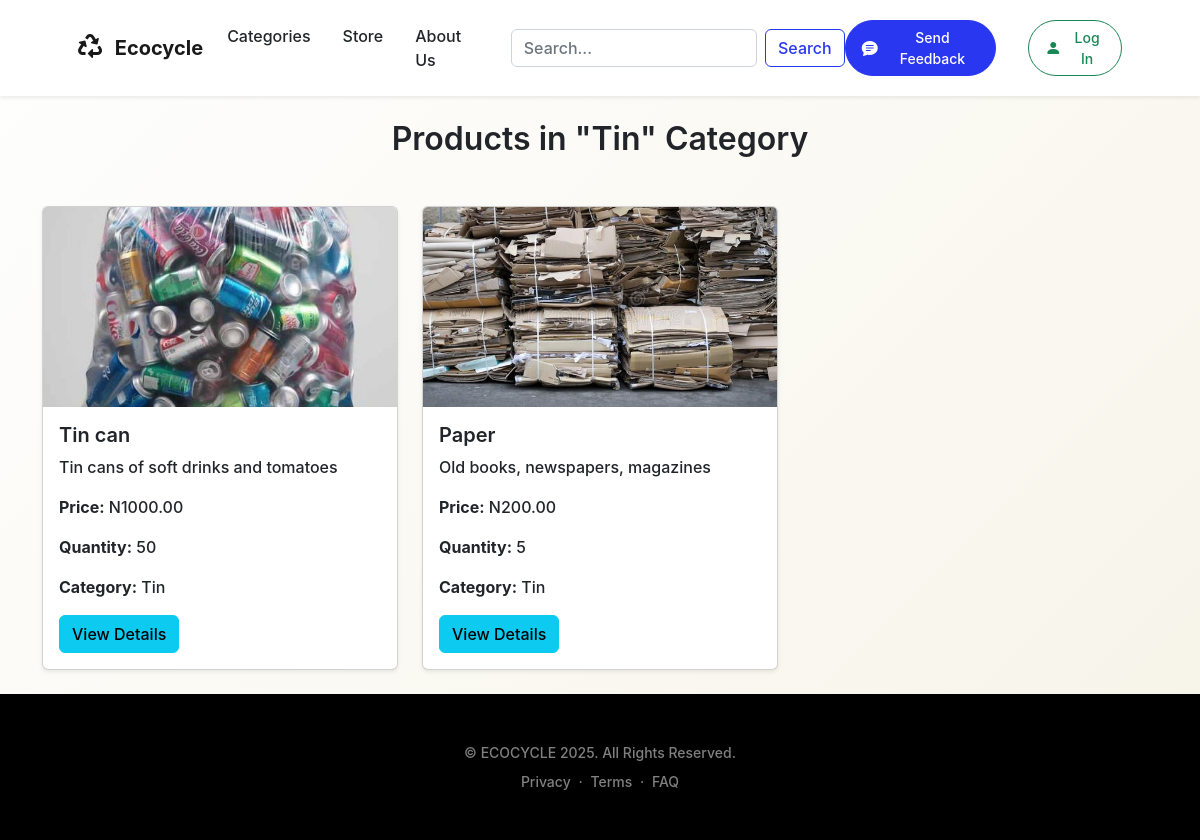
/category/tin/, run on the app's committed database.
### store/models.py (models this page shows, shortened)
class Product(models.Model):
    CATEGORY_CHOICES = [
        ('plastic', 'Plastic'),
        ('rubber', 'Rubber'),
        ('tin', 'Tin'),
        ('old_cloths', 'Old Cloths'),
        ('metal', 'Metal'),
        ('paper', 'Paper'),
        ('other', 'Other'),
    ]
    name = models.CharField(max_length=255)
    description = models.TextField()
    price = models.DecimalField(max_digits=10, decimal_places=2)
    quantity = models.PositiveIntegerField()
    category = models.CharField(
        max_length=20,
        choices=CATEGORY_CHOICES,
        default='plastic'
    )
    seller = models.ForeignKey(User, on_delete=models.CASCADE)  # Link to the user who posted the product
    created_at = models.DateTimeField(auto_now_add=True)
    telephone = models.CharField(max_length=255, null=True, blank=True)
    whatsapp = models.CharField(max_length=255, null=True, blank=True)
    updated_at = models.DateTimeField(auto_now=True)
    image = models.ImageField(upload_to='product_images/', null=True, blank=True)

### store/views.py (the view)
# urls.py: path('category/<str:category_name>/', views.products_by_category, name='products_by_category'),
def products_by_category(request, category_name):
    products = Product.objects.filter(category=category_name)
    return render(request, 'category_list.html', {'products': products, 'category_name': category_name})

### store/templates/category_list.html
{% extends 'base.html' %}
{% block content %}
<br><br><br>
  <div class="container">
    <h2 class="text-center my-5">Products in "{{ category_name|capfirst }}" Category</h2>
    <div class="row">
      {% if products %}
        {% for product in products %}
          <div class="col-md-4 mb-4">
            <div class="card shadow-sm">
              {% if product.image %}
                <img src="{{ product.image.url }}" alt="{{ product.name }}" class="card-img-top" style="height: 200px; object-fit: cover;">
              {% else %}
                <img src="https://via.placeholder.com/200" alt="{{ product.name }}" class="card-img-top" style="height: 200px; object-fit: cover;">
              {% endif %}
              <div class="card-body">
                <h5 class="card-title">{{ product.name }}</h5>
                <p class="card-text">{{ product.description|truncatewords:15 }}</p>
                <p><strong>Price:</strong> N{{ product.price }}</p>
                <p><strong>Quantity:</strong> {{ product.quantity }}</p>
                <p><strong>Category:</strong> {{ product.category|capfirst }}</p>
                <a href="{% url 'product_detail' product.id %}" class="btn btn-info btn-block">View Details</a>
              </div>
            </div>
          </div>
        {% endfor %}
      {% else %}
        <p>No products available in this category.</p>
      {% endif %}
    </div>
  </div>
{% endblock %}

### main/templates/base.html (style rules this page uses)
body { background: linear-gradient(135deg, #fefefe, #f4f1e1, #f7f1e1, #fefefe); background-size: 400% 400%; animation: gradientAnimation 10s ease infinite; }

### data on the page
Product: image (picture), name "Tin can", description "Tin cans of soft drinks and tomatoes", price "1000.00", quantity "50", category "Tin"
Product: image (picture), name "Paper", description "Old books, newspapers, magazines", price "200.00", quantity "5", category "Tin"

### other printed values
{{ category_name|capfirst }} "Tin"
